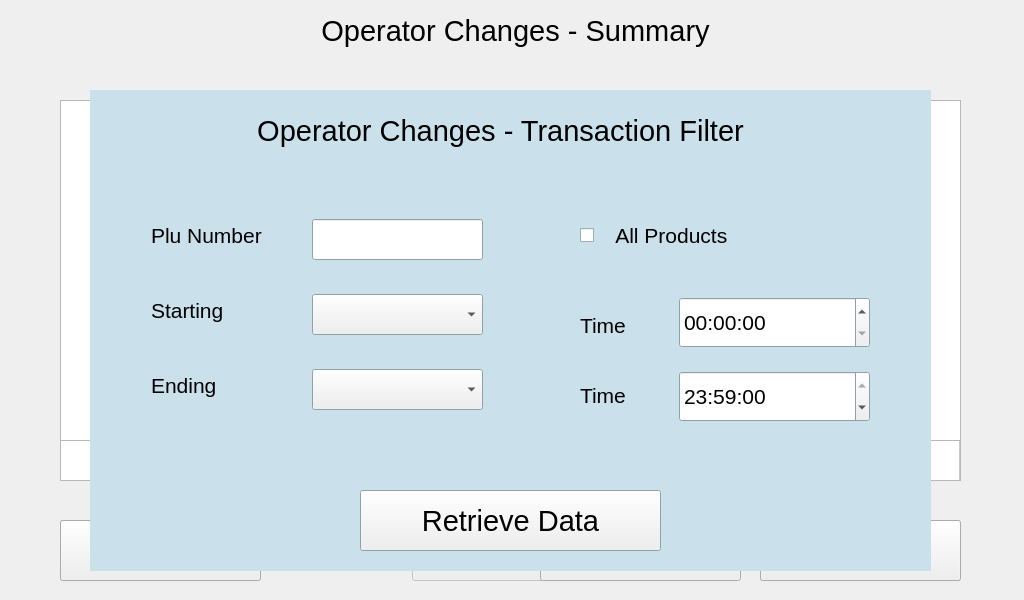
<?xml version="1.0" encoding="UTF-8"?>
<ui version="4.0">
 <class>SuperOperatorChanges</class>
 <widget class="QWidget" name="SuperOperatorChanges">
  <property name="geometry">
   <rect>
    <x>0</x>
    <y>0</y>
    <width>1024</width>
    <height>600</height>
   </rect>
  </property>
  <property name="font">
   <font>
    <pointsize>22</pointsize>
   </font>
  </property>
  <property name="windowTitle">
   <string>Form</string>
  </property>
  <widget class="QLabel" name="lblTitle">
   <property name="geometry">
    <rect>
     <x>10</x>
     <y>10</y>
     <width>1011</width>
     <height>41</height>
    </rect>
   </property>
   <property name="sizePolicy">
    <sizepolicy hsizetype="Fixed" vsizetype="Fixed">
     <horstretch>100</horstretch>
     <verstretch>0</verstretch>
    </sizepolicy>
   </property>
   <property name="minimumSize">
    <size>
     <width>1011</width>
     <height>41</height>
    </size>
   </property>
   <property name="maximumSize">
    <size>
     <width>1011</width>
     <height>41</height>
    </size>
   </property>
   <property name="font">
    <font>
     <pointsize>22</pointsize>
    </font>
   </property>
   <property name="text">
    <string>Operator Changes - Summary</string>
   </property>
   <property name="alignment">
    <set>Qt::AlignCenter</set>
   </property>
  </widget>
  <widget class="QTableWidget" name="tblOperatorChanges">
   <property name="geometry">
    <rect>
     <x>60</x>
     <y>100</y>
     <width>901</width>
     <height>341</height>
    </rect>
   </property>
   <property name="sizePolicy">
    <sizepolicy hsizetype="Fixed" vsizetype="Fixed">
     <horstretch>0</horstretch>
     <verstretch>0</verstretch>
    </sizepolicy>
   </property>
   <property name="minimumSize">
    <size>
     <width>901</width>
     <height>341</height>
    </size>
   </property>
   <property name="maximumSize">
    <size>
     <width>901</width>
     <height>341</height>
    </size>
   </property>
   <property name="font">
    <font>
     <pointsize>16</pointsize>
    </font>
   </property>
   <property name="toolTip">
    <string notr="true"/>
   </property>
   <property name="horizontalScrollBarPolicy">
    <enum>Qt::ScrollBarAlwaysOff</enum>
   </property>
   <property name="editTriggers">
    <set>QAbstractItemView::NoEditTriggers</set>
   </property>
   <attribute name="horizontalHeaderStretchLastSection">
    <bool>true</bool>
   </attribute>
   <attribute name="verticalHeaderCascadingSectionResizes">
    <bool>true</bool>
   </attribute>
   <attribute name="verticalHeaderDefaultSectionSize">
    <number>50</number>
   </attribute>
   <attribute name="verticalHeaderHighlightSections">
    <bool>false</bool>
   </attribute>
   <attribute name="verticalHeaderMinimumSectionSize">
    <number>50</number>
   </attribute>
   <attribute name="verticalHeaderStretchLastSection">
    <bool>true</bool>
   </attribute>
  </widget>
  <widget class="QPushButton" name="btnDetails">
   <property name="enabled">
    <bool>false</bool>
   </property>
   <property name="geometry">
    <rect>
     <x>412</x>
     <y>520</y>
     <width>201</width>
     <height>61</height>
    </rect>
   </property>
   <property name="sizePolicy">
    <sizepolicy hsizetype="Fixed" vsizetype="Fixed">
     <horstretch>0</horstretch>
     <verstretch>0</verstretch>
    </sizepolicy>
   </property>
   <property name="minimumSize">
    <size>
     <width>201</width>
     <height>61</height>
    </size>
   </property>
   <property name="maximumSize">
    <size>
     <width>201</width>
     <height>61</height>
    </size>
   </property>
   <property name="text">
    <string>Details</string>
   </property>
  </widget>
  <widget class="QTableWidget" name="tblOperatorChangesTotals">
   <property name="geometry">
    <rect>
     <x>60</x>
     <y>440</y>
     <width>901</width>
     <height>41</height>
    </rect>
   </property>
   <property name="sizePolicy">
    <sizepolicy hsizetype="Fixed" vsizetype="Fixed">
     <horstretch>0</horstretch>
     <verstretch>0</verstretch>
    </sizepolicy>
   </property>
   <property name="minimumSize">
    <size>
     <width>901</width>
     <height>41</height>
    </size>
   </property>
   <property name="maximumSize">
    <size>
     <width>901</width>
     <height>41</height>
    </size>
   </property>
   <property name="font">
    <font>
     <pointsize>16</pointsize>
    </font>
   </property>
   <property name="toolTip">
    <string notr="true"/>
   </property>
   <property name="verticalScrollBarPolicy">
    <enum>Qt::ScrollBarAlwaysOff</enum>
   </property>
   <property name="horizontalScrollBarPolicy">
    <enum>Qt::ScrollBarAlwaysOff</enum>
   </property>
   <property name="editTriggers">
    <set>QAbstractItemView::NoEditTriggers</set>
   </property>
   <property name="rowCount">
    <number>1</number>
   </property>
   <property name="columnCount">
    <number>5</number>
   </property>
   <attribute name="horizontalHeaderVisible">
    <bool>false</bool>
   </attribute>
   <attribute name="horizontalHeaderDefaultSectionSize">
    <number>100</number>
   </attribute>
   <attribute name="horizontalHeaderHighlightSections">
    <bool>false</bool>
   </attribute>
   <attribute name="horizontalHeaderMinimumSectionSize">
    <number>44</number>
   </attribute>
   <attribute name="horizontalHeaderStretchLastSection">
    <bool>true</bool>
   </attribute>
   <attribute name="verticalHeaderVisible">
    <bool>false</bool>
   </attribute>
   <attribute name="verticalHeaderDefaultSectionSize">
    <number>50</number>
   </attribute>
   <attribute name="verticalHeaderHighlightSections">
    <bool>false</bool>
   </attribute>
   <attribute name="verticalHeaderMinimumSectionSize">
    <number>50</number>
   </attribute>
   <row/>
   <column/>
   <column/>
   <column/>
   <column/>
   <column/>
  </widget>
  <widget class="QWidget" name="Dialog" native="true">
   <property name="geometry">
    <rect>
     <x>90</x>
     <y>90</y>
     <width>841</width>
     <height>481</height>
    </rect>
   </property>
   <property name="sizePolicy">
    <sizepolicy hsizetype="Fixed" vsizetype="Fixed">
     <horstretch>0</horstretch>
     <verstretch>0</verstretch>
    </sizepolicy>
   </property>
   <property name="minimumSize">
    <size>
     <width>841</width>
     <height>481</height>
    </size>
   </property>
   <property name="maximumSize">
    <size>
     <width>841</width>
     <height>481</height>
    </size>
   </property>
   <property name="palette">
    <palette>
     <active>
      <colorrole role="Base">
       <brush brushstyle="SolidPattern">
        <color alpha="255">
         <red>255</red>
         <green>255</green>
         <blue>255</blue>
        </color>
       </brush>
      </colorrole>
      <colorrole role="Window">
       <brush brushstyle="SolidPattern">
        <color alpha="255">
         <red>202</red>
         <green>224</green>
         <blue>235</blue>
        </color>
       </brush>
      </colorrole>
     </active>
     <inactive>
      <colorrole role="Base">
       <brush brushstyle="SolidPattern">
        <color alpha="255">
         <red>255</red>
         <green>255</green>
         <blue>255</blue>
        </color>
       </brush>
      </colorrole>
      <colorrole role="Window">
       <brush brushstyle="SolidPattern">
        <color alpha="255">
         <red>202</red>
         <green>224</green>
         <blue>235</blue>
        </color>
       </brush>
      </colorrole>
     </inactive>
     <disabled>
      <colorrole role="Base">
       <brush brushstyle="SolidPattern">
        <color alpha="255">
         <red>202</red>
         <green>224</green>
         <blue>235</blue>
        </color>
       </brush>
      </colorrole>
      <colorrole role="Window">
       <brush brushstyle="SolidPattern">
        <color alpha="255">
         <red>202</red>
         <green>224</green>
         <blue>235</blue>
        </color>
       </brush>
      </colorrole>
     </disabled>
    </palette>
   </property>
   <property name="autoFillBackground">
    <bool>true</bool>
   </property>
   <property name="styleSheet">
    <string notr="true"/>
   </property>
   <widget class="QLabel" name="lblDialogTitleBlock">
    <property name="geometry">
     <rect>
      <x>10</x>
      <y>10</y>
      <width>801</width>
      <height>61</height>
     </rect>
    </property>
    <property name="sizePolicy">
     <sizepolicy hsizetype="Fixed" vsizetype="Fixed">
      <horstretch>0</horstretch>
      <verstretch>0</verstretch>
     </sizepolicy>
    </property>
    <property name="minimumSize">
     <size>
      <width>801</width>
      <height>41</height>
     </size>
    </property>
    <property name="maximumSize">
     <size>
      <width>801</width>
      <height>61</height>
     </size>
    </property>
    <property name="frameShape">
     <enum>QFrame::NoFrame</enum>
    </property>
    <property name="text">
     <string>Operator Changes - Transaction Filter</string>
    </property>
    <property name="alignment">
     <set>Qt::AlignCenter</set>
    </property>
    <property name="wordWrap">
     <bool>true</bool>
    </property>
   </widget>
   <widget class="QCheckBox" name="checkboxAllProducts">
    <property name="geometry">
     <rect>
      <x>490</x>
      <y>130</y>
      <width>291</width>
      <height>31</height>
     </rect>
    </property>
    <property name="sizePolicy">
     <sizepolicy hsizetype="Fixed" vsizetype="Fixed">
      <horstretch>0</horstretch>
      <verstretch>0</verstretch>
     </sizepolicy>
    </property>
    <property name="minimumSize">
     <size>
      <width>291</width>
      <height>31</height>
     </size>
    </property>
    <property name="maximumSize">
     <size>
      <width>291</width>
      <height>31</height>
     </size>
    </property>
    <property name="font">
     <font>
      <pointsize>16</pointsize>
     </font>
    </property>
    <property name="statusTip">
     <string/>
    </property>
    <property name="layoutDirection">
     <enum>Qt::LeftToRight</enum>
    </property>
    <property name="text">
     <string>   All Products</string>
    </property>
    <property name="iconSize">
     <size>
      <width>16</width>
      <height>16</height>
     </size>
    </property>
   </widget>
   <widget class="QPushButton" name="retrieveDataButton">
    <property name="geometry">
     <rect>
      <x>270</x>
      <y>400</y>
      <width>301</width>
      <height>61</height>
     </rect>
    </property>
    <property name="sizePolicy">
     <sizepolicy hsizetype="Fixed" vsizetype="Fixed">
      <horstretch>0</horstretch>
      <verstretch>0</verstretch>
     </sizepolicy>
    </property>
    <property name="minimumSize">
     <size>
      <width>301</width>
      <height>61</height>
     </size>
    </property>
    <property name="maximumSize">
     <size>
      <width>301</width>
      <height>61</height>
     </size>
    </property>
    <property name="text">
     <string>Retrieve Data</string>
    </property>
   </widget>
   <widget class="QComboBox" name="dialogStartDateSelector">
    <property name="geometry">
     <rect>
      <x>222</x>
      <y>204</y>
      <width>171</width>
      <height>41</height>
     </rect>
    </property>
    <property name="sizePolicy">
     <sizepolicy hsizetype="Fixed" vsizetype="Fixed">
      <horstretch>0</horstretch>
      <verstretch>0</verstretch>
     </sizepolicy>
    </property>
    <property name="minimumSize">
     <size>
      <width>171</width>
      <height>41</height>
     </size>
    </property>
    <property name="maximumSize">
     <size>
      <width>171</width>
      <height>41</height>
     </size>
    </property>
    <property name="font">
     <font>
      <pointsize>16</pointsize>
     </font>
    </property>
   </widget>
   <widget class="QLabel" name="lblDialogPluNumberEntry">
    <property name="geometry">
     <rect>
      <x>61</x>
      <y>130</y>
      <width>161</width>
      <height>31</height>
     </rect>
    </property>
    <property name="sizePolicy">
     <sizepolicy hsizetype="Fixed" vsizetype="Fixed">
      <horstretch>0</horstretch>
      <verstretch>0</verstretch>
     </sizepolicy>
    </property>
    <property name="minimumSize">
     <size>
      <width>161</width>
      <height>31</height>
     </size>
    </property>
    <property name="maximumSize">
     <size>
      <width>161</width>
      <height>31</height>
     </size>
    </property>
    <property name="font">
     <font>
      <pointsize>16</pointsize>
     </font>
    </property>
    <property name="text">
     <string>Plu Number</string>
    </property>
   </widget>
   <widget class="QLabel" name="lblEndDate">
    <property name="geometry">
     <rect>
      <x>61</x>
      <y>280</y>
      <width>161</width>
      <height>31</height>
     </rect>
    </property>
    <property name="sizePolicy">
     <sizepolicy hsizetype="Fixed" vsizetype="Fixed">
      <horstretch>0</horstretch>
      <verstretch>0</verstretch>
     </sizepolicy>
    </property>
    <property name="minimumSize">
     <size>
      <width>161</width>
      <height>31</height>
     </size>
    </property>
    <property name="maximumSize">
     <size>
      <width>161</width>
      <height>31</height>
     </size>
    </property>
    <property name="font">
     <font>
      <pointsize>16</pointsize>
     </font>
    </property>
    <property name="text">
     <string>Ending</string>
    </property>
   </widget>
   <widget class="QLabel" name="lblStartDate">
    <property name="geometry">
     <rect>
      <x>61</x>
      <y>205</y>
      <width>161</width>
      <height>31</height>
     </rect>
    </property>
    <property name="sizePolicy">
     <sizepolicy hsizetype="Fixed" vsizetype="Fixed">
      <horstretch>0</horstretch>
      <verstretch>0</verstretch>
     </sizepolicy>
    </property>
    <property name="minimumSize">
     <size>
      <width>161</width>
      <height>31</height>
     </size>
    </property>
    <property name="maximumSize">
     <size>
      <width>161</width>
      <height>31</height>
     </size>
    </property>
    <property name="font">
     <font>
      <pointsize>16</pointsize>
     </font>
    </property>
    <property name="text">
     <string>Starting</string>
    </property>
   </widget>
   <widget class="hobart::numericLineEdit" name="dialogPluNumberInput">
    <property name="geometry">
     <rect>
      <x>222</x>
      <y>129</y>
      <width>171</width>
      <height>41</height>
     </rect>
    </property>
    <property name="sizePolicy">
     <sizepolicy hsizetype="Fixed" vsizetype="Fixed">
      <horstretch>0</horstretch>
      <verstretch>0</verstretch>
     </sizepolicy>
    </property>
    <property name="minimumSize">
     <size>
      <width>171</width>
      <height>41</height>
     </size>
    </property>
    <property name="maximumSize">
     <size>
      <width>171</width>
      <height>41</height>
     </size>
    </property>
    <property name="font">
     <font>
      <pointsize>16</pointsize>
     </font>
    </property>
    <property name="inputMask">
     <string notr="true"/>
    </property>
    <property name="text">
     <string notr="true"/>
    </property>
    <property name="maxLength">
     <number>7</number>
    </property>
   </widget>
   <widget class="QComboBox" name="dialogEndDateSelector">
    <property name="geometry">
     <rect>
      <x>222</x>
      <y>279</y>
      <width>171</width>
      <height>41</height>
     </rect>
    </property>
    <property name="sizePolicy">
     <sizepolicy hsizetype="Fixed" vsizetype="Fixed">
      <horstretch>0</horstretch>
      <verstretch>0</verstretch>
     </sizepolicy>
    </property>
    <property name="minimumSize">
     <size>
      <width>171</width>
      <height>41</height>
     </size>
    </property>
    <property name="maximumSize">
     <size>
      <width>171</width>
      <height>41</height>
     </size>
    </property>
    <property name="font">
     <font>
      <pointsize>16</pointsize>
     </font>
    </property>
   </widget>
   <widget class="QTimeEdit" name="dialogEndTime">
    <property name="geometry">
     <rect>
      <x>589</x>
      <y>281</y>
      <width>191</width>
      <height>51</height>
     </rect>
    </property>
    <property name="minimumSize">
     <size>
      <width>0</width>
      <height>50</height>
     </size>
    </property>
    <property name="font">
     <font>
      <pointsize>16</pointsize>
     </font>
    </property>
    <property name="time">
     <time>
      <hour>23</hour>
      <minute>59</minute>
      <second>0</second>
     </time>
    </property>
   </widget>
   <widget class="QLabel" name="lblStartTime">
    <property name="geometry">
     <rect>
      <x>490</x>
      <y>220</y>
      <width>101</width>
      <height>31</height>
     </rect>
    </property>
    <property name="sizePolicy">
     <sizepolicy hsizetype="Fixed" vsizetype="Fixed">
      <horstretch>0</horstretch>
      <verstretch>0</verstretch>
     </sizepolicy>
    </property>
    <property name="minimumSize">
     <size>
      <width>101</width>
      <height>31</height>
     </size>
    </property>
    <property name="maximumSize">
     <size>
      <width>101</width>
      <height>31</height>
     </size>
    </property>
    <property name="font">
     <font>
      <pointsize>16</pointsize>
     </font>
    </property>
    <property name="text">
     <string>Time</string>
    </property>
   </widget>
   <widget class="QTimeEdit" name="dialogStartTime">
    <property name="geometry">
     <rect>
      <x>589</x>
      <y>207</y>
      <width>191</width>
      <height>51</height>
     </rect>
    </property>
    <property name="sizePolicy">
     <sizepolicy hsizetype="Fixed" vsizetype="Fixed">
      <horstretch>0</horstretch>
      <verstretch>0</verstretch>
     </sizepolicy>
    </property>
    <property name="minimumSize">
     <size>
      <width>191</width>
      <height>51</height>
     </size>
    </property>
    <property name="maximumSize">
     <size>
      <width>191</width>
      <height>51</height>
     </size>
    </property>
    <property name="font">
     <font>
      <pointsize>16</pointsize>
     </font>
    </property>
    <property name="time">
     <time>
      <hour>0</hour>
      <minute>0</minute>
      <second>0</second>
     </time>
    </property>
   </widget>
   <widget class="QLabel" name="lblEndTime">
    <property name="geometry">
     <rect>
      <x>490</x>
      <y>290</y>
      <width>101</width>
      <height>31</height>
     </rect>
    </property>
    <property name="sizePolicy">
     <sizepolicy hsizetype="Fixed" vsizetype="Fixed">
      <horstretch>0</horstretch>
      <verstretch>0</verstretch>
     </sizepolicy>
    </property>
    <property name="minimumSize">
     <size>
      <width>101</width>
      <height>31</height>
     </size>
    </property>
    <property name="maximumSize">
     <size>
      <width>101</width>
      <height>31</height>
     </size>
    </property>
    <property name="font">
     <font>
      <pointsize>16</pointsize>
     </font>
    </property>
    <property name="text">
     <string>Time</string>
    </property>
   </widget>
   <zorder>dialogStartDateSelector</zorder>
   <zorder>lblDialogPluNumberEntry</zorder>
   <zorder>lblEndDate</zorder>
   <zorder>lblStartDate</zorder>
   <zorder>dialogPluNumberInput</zorder>
   <zorder>dialogEndDateSelector</zorder>
   <zorder>dialogEndTime</zorder>
   <zorder>lblStartTime</zorder>
   <zorder>dialogStartTime</zorder>
   <zorder>lblEndTime</zorder>
   <zorder>lblDialogTitleBlock</zorder>
   <zorder>checkboxAllProducts</zorder>
   <zorder>retrieveDataButton</zorder>
  </widget>
  <widget class="QTableWidget" name="tblDetails">
   <property name="geometry">
    <rect>
     <x>60</x>
     <y>100</y>
     <width>900</width>
     <height>381</height>
    </rect>
   </property>
   <property name="sizePolicy">
    <sizepolicy hsizetype="Ignored" vsizetype="Ignored">
     <horstretch>0</horstretch>
     <verstretch>0</verstretch>
    </sizepolicy>
   </property>
   <property name="font">
    <font>
     <pointsize>16</pointsize>
    </font>
   </property>
   <property name="horizontalScrollBarPolicy">
    <enum>Qt::ScrollBarAlwaysOff</enum>
   </property>
   <property name="editTriggers">
    <set>QAbstractItemView::NoEditTriggers</set>
   </property>
   <attribute name="horizontalHeaderStretchLastSection">
    <bool>true</bool>
   </attribute>
   <attribute name="verticalHeaderCascadingSectionResizes">
    <bool>true</bool>
   </attribute>
   <attribute name="verticalHeaderDefaultSectionSize">
    <number>50</number>
   </attribute>
   <attribute name="verticalHeaderMinimumSectionSize">
    <number>50</number>
   </attribute>
   <attribute name="verticalHeaderStretchLastSection">
    <bool>true</bool>
   </attribute>
  </widget>
  <widget class="QPushButton" name="btnBack">
   <property name="enabled">
    <bool>true</bool>
   </property>
   <property name="geometry">
    <rect>
     <x>60</x>
     <y>520</y>
     <width>201</width>
     <height>61</height>
    </rect>
   </property>
   <property name="sizePolicy">
    <sizepolicy hsizetype="Fixed" vsizetype="Fixed">
     <horstretch>0</horstretch>
     <verstretch>0</verstretch>
    </sizepolicy>
   </property>
   <property name="minimumSize">
    <size>
     <width>201</width>
     <height>61</height>
    </size>
   </property>
   <property name="maximumSize">
    <size>
     <width>201</width>
     <height>61</height>
    </size>
   </property>
   <property name="font">
    <font>
     <kerning>true</kerning>
    </font>
   </property>
   <property name="text">
    <string>Back</string>
   </property>
  </widget>
  <widget class="QPushButton" name="btnNext">
   <property name="enabled">
    <bool>true</bool>
   </property>
   <property name="geometry">
    <rect>
     <x>760</x>
     <y>520</y>
     <width>201</width>
     <height>61</height>
    </rect>
   </property>
   <property name="sizePolicy">
    <sizepolicy hsizetype="Fixed" vsizetype="Fixed">
     <horstretch>0</horstretch>
     <verstretch>0</verstretch>
    </sizepolicy>
   </property>
   <property name="minimumSize">
    <size>
     <width>201</width>
     <height>61</height>
    </size>
   </property>
   <property name="maximumSize">
    <size>
     <width>201</width>
     <height>61</height>
    </size>
   </property>
   <property name="text">
    <string>Next</string>
   </property>
  </widget>
  <widget class="QPushButton" name="btnPrevious">
   <property name="enabled">
    <bool>true</bool>
   </property>
   <property name="geometry">
    <rect>
     <x>540</x>
     <y>520</y>
     <width>201</width>
     <height>61</height>
    </rect>
   </property>
   <property name="sizePolicy">
    <sizepolicy hsizetype="Fixed" vsizetype="Fixed">
     <horstretch>0</horstretch>
     <verstretch>0</verstretch>
    </sizepolicy>
   </property>
   <property name="minimumSize">
    <size>
     <width>201</width>
     <height>61</height>
    </size>
   </property>
   <property name="maximumSize">
    <size>
     <width>201</width>
     <height>61</height>
    </size>
   </property>
   <property name="text">
    <string>Previous</string>
   </property>
  </widget>
  <widget class="QPushButton" name="btnPrint">
   <property name="enabled">
    <bool>true</bool>
   </property>
   <property name="geometry">
    <rect>
     <x>760</x>
     <y>520</y>
     <width>201</width>
     <height>61</height>
    </rect>
   </property>
   <property name="sizePolicy">
    <sizepolicy hsizetype="Fixed" vsizetype="Fixed">
     <horstretch>0</horstretch>
     <verstretch>0</verstretch>
    </sizepolicy>
   </property>
   <property name="minimumSize">
    <size>
     <width>201</width>
     <height>61</height>
    </size>
   </property>
   <property name="maximumSize">
    <size>
     <width>201</width>
     <height>61</height>
    </size>
   </property>
   <property name="text">
    <string>Print</string>
   </property>
  </widget>
  <widget class="QPushButton" name="btnExport">
   <property name="enabled">
    <bool>true</bool>
   </property>
   <property name="geometry">
    <rect>
     <x>60</x>
     <y>520</y>
     <width>201</width>
     <height>61</height>
    </rect>
   </property>
   <property name="sizePolicy">
    <sizepolicy hsizetype="Fixed" vsizetype="Fixed">
     <horstretch>0</horstretch>
     <verstretch>0</verstretch>
    </sizepolicy>
   </property>
   <property name="minimumSize">
    <size>
     <width>201</width>
     <height>61</height>
    </size>
   </property>
   <property name="maximumSize">
    <size>
     <width>201</width>
     <height>61</height>
    </size>
   </property>
   <property name="text">
    <string>Export</string>
   </property>
  </widget>
  <widget class="QLabel" name="lblUserInfo">
   <property name="geometry">
    <rect>
     <x>70</x>
     <y>75</y>
     <width>891</width>
     <height>21</height>
    </rect>
   </property>
   <property name="font">
    <font>
     <pointsize>10</pointsize>
     <weight>75</weight>
     <bold>true</bold>
    </font>
   </property>
   <property name="text">
    <string/>
   </property>
  </widget>
  <zorder>tblDetails</zorder>
  <zorder>lblTitle</zorder>
  <zorder>tblOperatorChanges</zorder>
  <zorder>btnDetails</zorder>
  <zorder>tblOperatorChangesTotals</zorder>
  <zorder>btnBack</zorder>
  <zorder>btnNext</zorder>
  <zorder>btnPrevious</zorder>
  <zorder>btnPrint</zorder>
  <zorder>btnExport</zorder>
  <zorder>lblUserInfo</zorder>
  <zorder>Dialog</zorder>
 </widget>
 <customwidgets>
  <customwidget>
   <class>hobart::numericLineEdit</class>
   <extends>QLineEdit</extends>
   <header location="global">numericlineedit.h</header>
  </customwidget>
 </customwidgets>
 <resources/>
 <connections/>
</ui>
